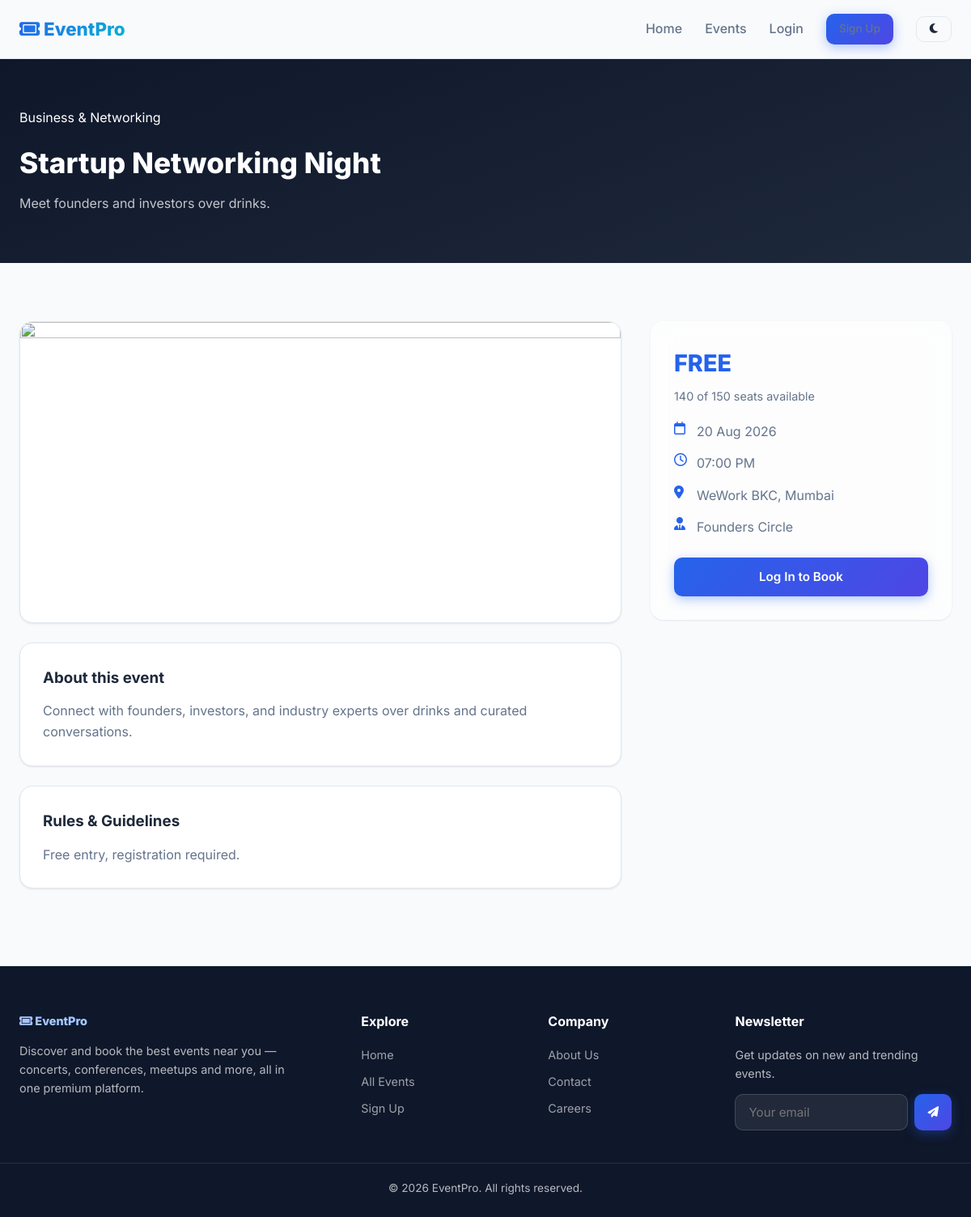
/event-details.php?slug=startup-networking-night, run on the app's committed database.
### tables this page shows
CREATE TABLE events (
    id INT AUTO_INCREMENT PRIMARY KEY,
    category_id INT NOT NULL,
    title VARCHAR(200) NOT NULL,
    slug VARCHAR(220) NOT NULL UNIQUE,
    description TEXT NOT NULL,
    short_description VARCHAR(300) DEFAULT NULL,
    image VARCHAR(255) DEFAULT NULL,
    gallery TEXT DEFAULT NULL COMMENT 'JSON array of image paths',
    venue VARCHAR(255) NOT NULL,
    map_embed_url TEXT DEFAULT NULL,
    organizer VARCHAR(150) NOT NULL,
    event_date DATE NOT NULL,
    event_time TIME NOT NULL,
    total_seats INT NOT NULL DEFAULT 0,
    available_seats INT NOT NULL DEFAULT 0,
    price DECIMAL(10,2) NOT NULL DEFAULT 0.00,
    rules TEXT DEFAULT NULL,
    schedule TEXT DEFAULT NULL COMMENT 'JSON array of {time,title}',
    status ENUM('upcoming','ongoing','completed','cancelled') NOT NULL DEFAULT 'upcoming',
    created_by INT DEFAULT NULL,
    created_at TIMESTAMP DEFAULT CURRENT_TIMESTAMP,
    updated_at TIMESTAMP DEFAULT CURRENT_TIMESTAMP ON UPDATE CURRENT_TIMESTAMP,
    FOREIGN KEY (category_id) REFERENCES categories(id) ON DELETE RESTRICT,
    FOREIGN KEY (created_by) REFERENCES admins(id) ON DELETE SET NULL,
    INDEX idx_events_date (event_date),
    INDEX idx_events_status (status),
    INDEX idx_events_category (category_id),
    INDEX idx_events_price (price),
    FULLTEXT INDEX ft_events_search (title, venue, organizer)
);

CREATE TABLE categories (
    id INT AUTO_INCREMENT PRIMARY KEY,
    name VARCHAR(100) NOT NULL UNIQUE,
    slug VARCHAR(120) NOT NULL UNIQUE,
    icon VARCHAR(60) DEFAULT 'fa-star',
    color VARCHAR(20) DEFAULT '#2563EB',
    created_at TIMESTAMP DEFAULT CURRENT_TIMESTAMP
);

### includes/functions.php (called while the page is built, shortened)
<?php
function clean($value) {
    return htmlspecialchars(trim($value ?? ''), ENT_QUOTES, 'UTF-8');
}
function is_logged_in() {
    return isset($_SESSION['user_id']);
}
function format_date($date) {
    return date('d M Y', strtotime($date));
}
function format_time($time) {
    return date('h:i A', strtotime($time));
}

### event-details.php (the view, shortened to what this page needs)
<?php
$pdo = getDBConnection();
$slug = $_GET['slug'] ?? '';
$stmt = $pdo->prepare("SELECT e.*, c.name AS category_name, c.color AS category_color
    FROM events e JOIN categories c ON c.id = e.category_id WHERE e.slug = ?");
$stmt->execute([$slug]);
$event = $stmt->fetch();
include __DIR__ . '/includes/header.php';
?>
<div style="background:linear-gradient(160deg,#0F172A,#1E293B); padding:60px 0;">
  <div class="container" style="color:#fff;">
    <span class="badge" style="position:static; display:inline-block; margin-bottom:14px;"><?php echo clean($event['category_name']); ?></span>
    <h1 style="font-size:2.2rem; font-weight:800; max-width:760px;"><?php echo clean($event['title']); ?></h1>
    <p style="color:rgba(255,255,255,0.75); margin-top:10px; max-width:640px;"><?php echo clean($event['short_description'] ?: ''); ?></p>
  </div>
</div>
<section class="section">
  <div class="container" style="display:grid; grid-template-columns: 2fr 1fr; gap:36px; align-items:start;">
    <div>
      <div class="card" style="overflow:hidden; margin-bottom:24px;">
        <img src="<?php echo $event['image'] ? UPLOAD_URL . clean($event['image']) : 'https://images.unsplash.com/photo-1492684223066-81342ee5ff30?w=1000&q=80'; ?>" alt="" style="width:100%; aspect-ratio:16/8; object-fit:cover;">
      </div>
      <div class="card" style="padding:28px; margin-bottom:24px;">
        <h3 style="margin-bottom:14px;">About this event</h3>
        <p style="color:var(--muted); white-space:pre-line;"><?php echo clean($event['description']); ?></p>
      </div>
      <?php if (!empty($event['rules'])): ?>
        <div class="card" style="padding:28px; margin-bottom:24px;">
          <h3 style="margin-bottom:14px;">Rules & Guidelines</h3>
          <p style="color:var(--muted); white-space:pre-line;"><?php echo clean($event['rules']); ?></p>
        </div>
      <?php endif; ?>
    </div>
    <div class="card glass" style="padding:28px; position:sticky; top:96px;">
      <div style="font-size:1.8rem; font-weight:800; color:var(--primary); margin-bottom:6px;">
        <?php echo $event['price'] == 0 ? 'FREE' : format_currency($event['price']); ?>
      </div>
      <div style="color:var(--muted); font-size:0.9rem; margin-bottom:20px;"><?php echo (int) $event['available_seats']; ?> of <?php echo (int) $event['total_seats']; ?> seats available</div>
      <ul style="display:flex; flex-direction:column; gap:14px; margin-bottom:24px;">
        <li style="display:flex; gap:10px; color:var(--muted);"><i class="fa-regular fa-calendar" style="color:var(--primary); width:18px;"></i> <?php echo format_date($event['event_date']); ?></li>
        <li style="display:flex; gap:10px; color:var(--muted);"><i class="fa-regular fa-clock" style="color:var(--primary); width:18px;"></i> <?php echo format_time($event['event_time']); ?></li>
        <li style="display:flex; gap:10px; color:var(--muted);"><i class="fa-solid fa-location-dot" style="color:var(--primary); width:18px;"></i> <?php echo clean($event['venue']); ?></li>
        <li style="display:flex; gap:10px; color:var(--muted);"><i class="fa-solid fa-user-tie" style="color:var(--primary); width:18px;"></i> <?php echo clean($event['organizer']); ?></li>
      </ul>
      <?php if ($event['available_seats'] <= 0): ?>
        <button class="btn btn-outline btn-block" disabled>Sold Out</button>
      <?php elseif (is_logged_in()): ?>
        <a href="<?php echo BASE_URL; ?>/user/book-event.php?slug=<?php echo urlencode($event['slug']); ?>" class="btn btn-primary btn-block">Book Now</a>
      <?php else: ?>
        <a href="<?php echo BASE_URL; ?>/login.php" class="btn btn-primary btn-block">Log In to Book</a>
      <?php endif; ?>
    </div>
  </div>
</section>
<?php include __DIR__ . '/includes/footer.php'; ?>

### assets/css/style.css (style rules this page uses)
:root { --primary: #2563EB; --secondary: #4F46E5; --accent: #06B6D4; --success: #22C55E; --warning: #F59E0B; --danger: #EF4444; --bg: #F8FAFC; --bg-dark: #0F172A; --card: #FFFFFF; --text: #1E293B; --muted: #64748B; --border: #E2E8F0; --radius-sm: 10px; --radius-md: 16px; --radius-lg: 24px; --shadow-sm: 0 1px 3px rgba(15, 23, 42, 0.06), 0 1px 2px rgba(15, 23, 42, 0.04); --shadow-md: 0 8px 24px rgba(15, 23, 42, 0.08); --shadow-lg: 0 20px 48px rgba(15, 23, 42, 0.14); --transition: 300ms cubic-bezier(0.4, 0, 0.2, 1); }
* { box-sizing: border-box; margin: 0; padding: 0; }
html { scroll-behavior: smooth; }
body { font-family: 'Inter', -apple-system, BlinkMacSystemFont, sans-serif; background: var(--bg); color: var(--text); line-height: 1.6; -webkit-font-smoothing: antialiased; }
a { text-decoration: none; color: inherit; }
img { max-width: 100%; display: block; }
ul { list-style: none; }
.container { width: 100%; max-width: 1280px; margin: 0 auto; padding: 0 24px; }
.btn { display: inline-flex; align-items: center; justify-content: center; gap: 8px; padding: 12px 24px; border-radius: var(--radius-sm); font-weight: 600; font-size: 0.95rem; border: none; cursor: pointer; transition: transform var(--transition), box-shadow var(--transition), background var(--transition); white-space: nowrap; }
.btn-primary { background: linear-gradient(135deg, var(--primary), var(--secondary)); color: #fff; box-shadow: 0 4px 14px rgba(37, 99, 235, 0.35); }
.btn-block { width: 100%; }
.card { background: var(--card); border-radius: var(--radius-md); box-shadow: var(--shadow-sm); border: 1px solid var(--border); transition: transform var(--transition), box-shadow var(--transition); }
.glass { background: rgba(255, 255, 255, 0.65); backdrop-filter: blur(16px); -webkit-backdrop-filter: blur(16px); border: 1px solid rgba(255, 255, 255, 0.4); }
.section { padding: 72px 0; }

### data on the page
events: category.name "Business & Networking", title "Startup Networking Night", short_description "Meet founders and investors over drinks.", description "Connect with founders, investors, and industry experts over drinks and curated conversations.", rules "Free entry, registration required.", available_seats "140", total_seats "150", event_date "20 Aug 2026", event_time "07:00 PM", venue "WeWork BKC, Mumbai", organizer "Founders Circle"
